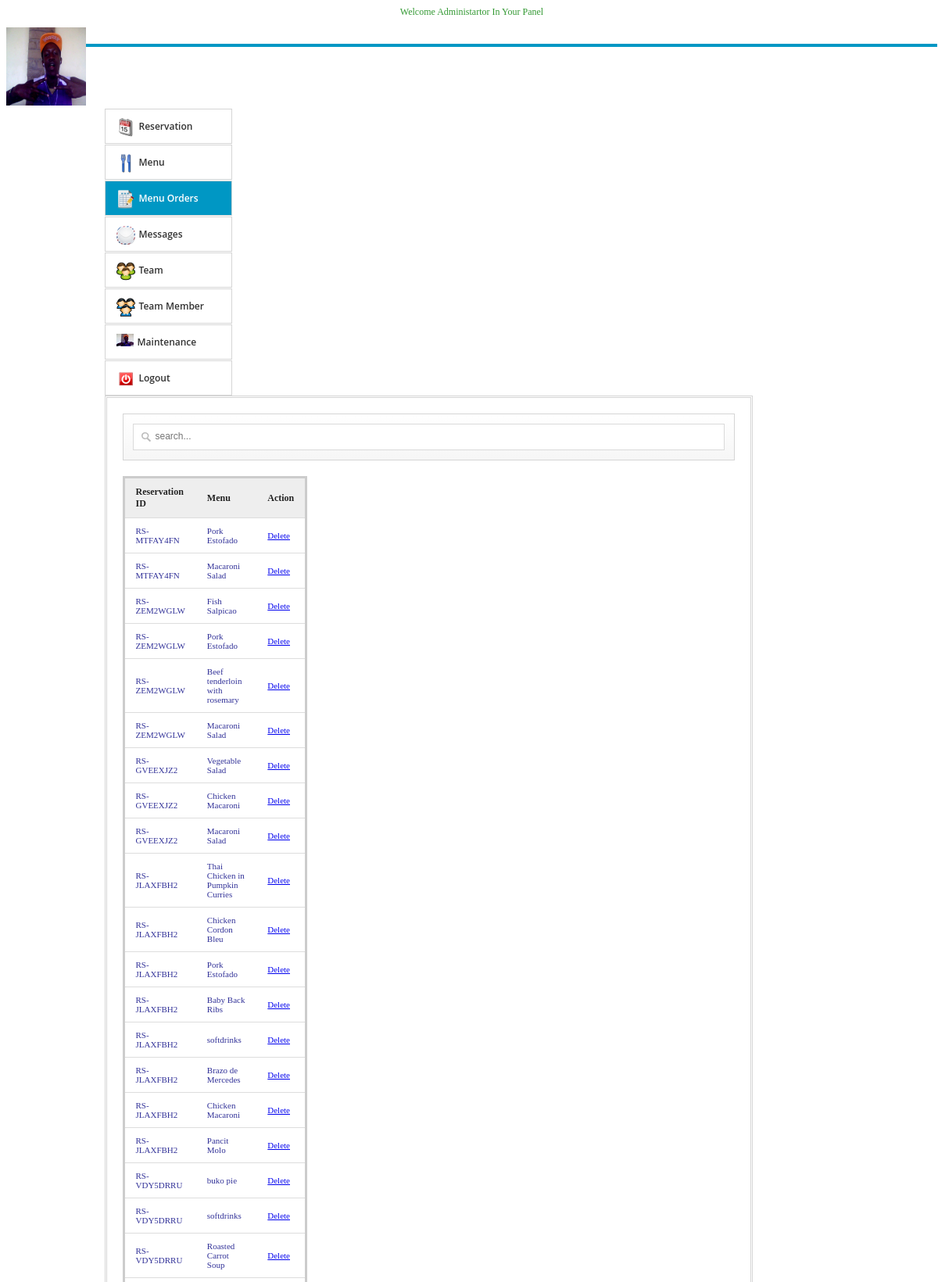
Page /menuorders.php (signed in, upper part) on the committed database.
### tables this page shows
CREATE TABLE IF NOT EXISTS `menu_res` (
  `id` int(11) NOT NULL,
  `res_id` varchar(100) NOT NULL,
  `menu` varchar(100) NOT NULL,
  `price` varchar(100) NOT NULL
);

CREATE TABLE IF NOT EXISTS `menu` (
  `id` int(11) NOT NULL,
  `mcat` varchar(100) NOT NULL,
  `scat` varchar(100) NOT NULL,
  `name` varchar(100) NOT NULL,
  `description` varchar(500) NOT NULL,
  `price` varchar(10) NOT NULL,
  `image` varchar(100) NOT NULL
);

### menuorders.php (the view, shortened to what this page needs)
<html>
<head>
<link rel="stylesheet" href="admin.css">
<link href="src/facebox.css" media="screen" rel="stylesheet" type="text/css" />
</head>
<body background="../images/1-b.jpg">
	<div id="top"><center><marquee><p style="font-family:'Bauhaus 93'">Welcome Administartor In Your Panel</p></marquee></center>
		<div class="logos">
			<img src="../images/Snapshot_20141101_4.JPG" width="102" height="100">
		</div>
	</div>
	<div class="container  clearfix">
		<div class="one-third1 column">
			<ul>
				<li><a href="index.php"><img alt="" src="img/home.png"><span>Reservation</span></a></li>
				<li><a href="menu.php"><img alt="" src="img/page.png"><span>Menu</span></a></li>
				<li class="active"><a href="menuorders.php"><img alt="" src="img/menuorder.png"><span>Menu Orders</span></a></li>
				<li><a href="suggestions.php"><img alt="" src="img/mesage.png"><span>Messages</span></a></li>
				<li><a href="team.php"><img alt="" src="img/team.png"><span>Team</span></a></li>
				<li><a href="teammember.php"><img alt="" src="img/user.png"><span>Team Member</span></a></li>
				<?php
				$jhjh=$_SESSION['POWER'];
				if($jhjh==1){
				?>
				<li><a href="adminaccount.php"><img alt="" src="img/userpic.png"><span>Maintenance</span></a></li>
				<?php
				}
				?>
				<li><a href="../index.php"><img alt="" src="img/logout.png"><span>Logout</span></a></li>
			</ul>
		</div>
		<div class="two-thirds1 column">
			<div class="thewraper">
			<div id="formdesign"><input type="text" name="filter" value="" id="filter" placeholder="search..." autocomplete="off" /></div>
			<table id="resultTable" data-responsive="table">
				<thead>
					<tr>
						<th width="20%"> Reservation ID </th>
						<th width="60%"> Menu </th>
						<th width="20%"> Action </th>
					</tr>
				</thead>
				<tbody>
					<?php
						include('../connect.php');
						$result = $db->prepare("SELECT * FROM menu_res ORDER BY id DESC");
						$result->execute();
						for($i=0; $row = $result->fetch(); $i++){
					?>
					<tr class="record">
						<td><?php echo $row['res_id']; ?></td>
						<td><?php
						$menumenu=$row['menu'];
						$results = $db->prepare("SELECT * FROM menu WHERE id= :userid");
						$results->bindParam(':userid', $menumenu);
						$results->execute();
						for($i=0; $rows = $results->fetch(); $i++){
						echo $rows['name'];
						}
						?></td>
						<td><a href="#" id="<?php echo $row['id']; ?>" class="delbutton" title="Click To Delete">Delete</a></td>
					</tr>
					<?php
						}
					?>
				</tbody>
			</table>
			</div>
		</div>
	</div>
</body>
</html>

### admin/admin.css (style rules this page uses)
* { -moz-transition: width 1s ease-in-out, left 1.5s ease-in-out; -webkit-transition: width 1s ease-in-out, left 1.5s ease-in-out; -moz-transition: width 1s ease-in-out, left 1.5s ease-in-out; -o-transition: width 1s ease-in-out, left 1.5s ease-in-out; transition: width 1s ease-in-out, left 1.5s ease-in-out; }
body { margin-right: 1; color:#393; font-family:"Times New Roman", Times, serif; font-size: 12px; }
#top { border-bottom: 4px solid #0097C4; height: 48px; margin-bottom: 48px; }
.one-third1 ul { height: auto; margin: 0; padding: 0; list-style: none outside none; }
.one-third1 ul li { margin-top: 1px; position: relative; line-height: 20px; }
.active { background: none repeat scroll 0 0 #0097C4; }
.active a { color: #ffffff !important; }
.one-third1 ul li a { border: 1px solid #D5D5D5; color: #333333; display: block; font-family: 'Open Sans',sans-serif; font-size: 12px; font-weight: 600; padding: 11px 14px; text-decoration: none; }
.one-third1 ul li a img { float: left; margin-right: 5px; }
.one-third1 ul li a span { display: block; white-space: nowrap; margin-top: 1px; }
#formdesign { background: linear-gradient(to bottom, #FFFFFF 0%, #F6F6F6 100%) repeat scroll 0 0 rgba(0, 0, 0, 0); border: 1px solid #D5D5D5; padding: 12px; position: relative; margin: 20px 0; }
#filter { -moz-box-sizing: border-box; background: url("img/big_search.png") no-repeat scroll 10px 10px #FFFFFF; box-shadow: none; display: block; font-size: 12px; height: 34px; margin: 0; padding: 9px 140px 9px 28px; width: 100%; border: 1px solid #DADADA; transition: border 0.2s linear 0s, box-shadow 0.2s linear 0s; padding-top: 6px; }
table { border-collapse:inherit; background-color:#F60; border-spacing: 0; max-width: 5; }
#resultTable { width: 40px; height: 50px; color:#339; text-shadow: 0 1px 0 #FFFFFF; width: 1; border: solid #CCCCCC; box-shadow: 0 5px 5px -5px rgba(0, 0, 0, 0.3); font-size:24px; }
#resultTable thead tr th { background: none repeat scroll 0 0 #EEEEEE; color: #222222; padding: 10px 14px; text-align: left; border-top: 0 none; font-size: 12px; }
#resultTable tbody tr td { background-color: #FFFFFF; font-size: 11px; text-align: left; padding: 10px 14px; border-top: 1px solid #DDDDDD; }
.container .column, .container .columns { float: left; display: inline; margin-left: 10px; margin-right: 10px; }
.container { position: relative; width: 960px; margin: 0 auto; padding: 30; }
.container .one-third1.column { width: 163px; }
.container .two-thirds1.column { width: 823px; border: double #D5D5D5; padding-bottom: 20px; }
.thewraper { margin: 0 20px; }
input { border: 1px solid #000000; width: 270px; padding: 5px; margin-bottom: 10px; }
.container:after { content: "\0020"; display: block; height: 0; clear: both; visibility: hidden; }
.clearfix:before, .clearfix:after, .row:before, .row:after { content: '\0020'; display: block; overflow: hidden; visibility: hidden; width: 0; height: 0; }
.row:after, .clearfix:after { clear: both; }
.row, .clearfix { zoom: 1; }

### rows in the picture
menu_res: res "RS-MTFAY4FN"
menu: name "Pork Estofado"
menu_res: res "RS-MTFAY4FN"
menu: name "Macaroni Salad"
menu_res: res "RS-ZEM2WGLW"
menu: name "Fish Salpicao"
menu_res: res "RS-ZEM2WGLW"
menu_res: res "RS-ZEM2WGLW"
menu: name "Beef tenderloin with rosemary"
menu_res: res "RS-ZEM2WGLW"
menu_res: res "RS-GVEEXJZ2"
menu: name "Vegetable Salad"
menu_res: res "RS-GVEEXJZ2"
menu: name "Chicken Macaroni"
menu_res: res "RS-GVEEXJZ2"
menu_res: res "RS-JLAXFBH2"
menu: name "Thai Chicken in Pumpkin Curries"
menu_res: res "RS-JLAXFBH2"
menu: name "Chicken Cordon Bleu"
menu_res: res "RS-JLAXFBH2"
menu_res: res "RS-JLAXFBH2"
menu: name "Baby Back Ribs"
menu_res: res "RS-JLAXFBH2"
menu: name "softdrinks"
menu_res: res "RS-JLAXFBH2"
menu: name "Brazo de Mercedes"
menu_res: res "RS-JLAXFBH2"
menu_res: res "RS-JLAXFBH2"
menu: name "Pancit Molo"
menu_res: res "RS-VDY5DRRU"
menu: name "buko pie"
menu_res: res "RS-VDY5DRRU"
menu: name "softdrinks"
menu_res: res "RS-VDY5DRRU"
menu: name "Roasted Carrot Soup"
